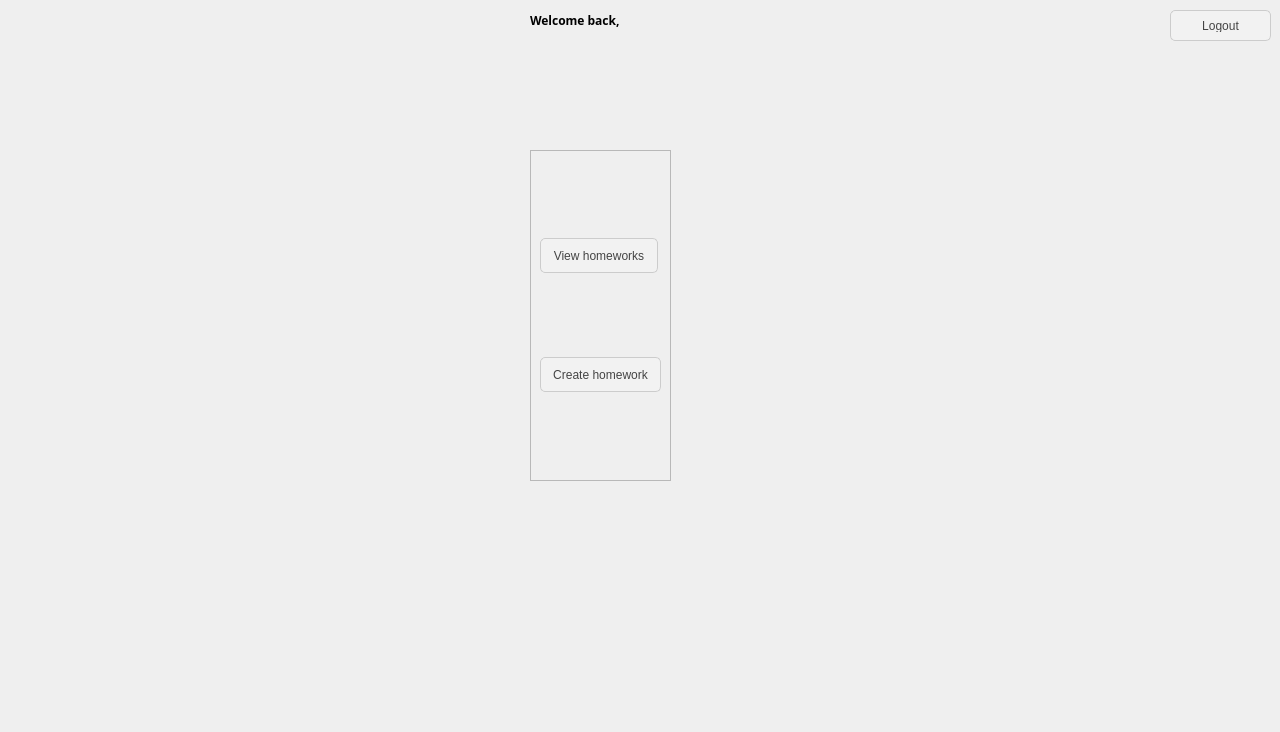
<?xml version="1.0" encoding="UTF-8"?>
<ui version="4.0">
 <class>afterloginprofessor</class>
 <widget class="QMainWindow" name="afterloginprofessor">
  <property name="geometry">
   <rect>
    <x>0</x>
    <y>0</y>
    <width>1280</width>
    <height>732</height>
   </rect>
  </property>
  <property name="windowTitle">
   <string>MainWindow</string>
  </property>
  <widget class="QWidget" name="centralwidget">
   <widget class="QLabel" name="label">
    <property name="geometry">
     <rect>
      <x>0</x>
      <y>-10</y>
      <width>1321</width>
      <height>731</height>
     </rect>
    </property>
    <property name="styleSheet">
     <string notr="true">background-image: url(D:/Teme Proiecte/POO PROIECT/background.png);</string>
    </property>
    <property name="text">
     <string/>
    </property>
   </widget>
   <widget class="QToolButton" name="logoutButton">
    <property name="geometry">
     <rect>
      <x>1170</x>
      <y>10</y>
      <width>101</width>
      <height>31</height>
     </rect>
    </property>
    <property name="styleSheet">
     <string notr="true">QToolButton {
    font-family: &quot;Helvetica Neue&quot;, Helvetica, Arial, sans-serif;
    font-size: 12px;
    color: #444444;
    border-radius: 5px;
    padding: 8px;
    border: 1px solid #cccccc;
    background-color: #f2f2f2;
}

QToolButton::drop-down {
    subcontrol-origin: padding;
    subcontrol-position: top right;
    width: 20px;
    border-left-width: 1px;
    border-left-color: #cccccc;
    border-left-style: solid;
    border-top-right-radius: 5px;
    border-bottom-right-radius: 5px;
    background-color: #ffcc99;
}

QToolButton::down-arrow {
    image: url(path/to/down-arrow.png);
    width: 12px;
    height: 12px;
}
QToolButton:hover {
    background-color: #cccccc;
}

QToolButton:pressed {
    background-color: #999999;
}</string>
    </property>
    <property name="text">
     <string>Logout</string>
    </property>
   </widget>
   <widget class="QFrame" name="frame">
    <property name="geometry">
     <rect>
      <x>530</x>
      <y>150</y>
      <width>141</width>
      <height>331</height>
     </rect>
    </property>
    <property name="styleSheet">
     <string notr="true">QPushButton {
    font-family: &quot;Helvetica Neue&quot;, Helvetica, Arial, sans-serif;
    font-size: 12px;
    color: #444444;
    border-radius: 5px;
    padding: 8px;
    border: 1px solid #cccccc;
    background-color: #f2f2f2;
}

QPushButton::drop-down {
    subcontrol-origin: padding;
    subcontrol-position: top right;
    width: 20px;
    border-left-width: 1px;
    border-left-color: #cccccc;
    border-left-style: solid;
    border-top-right-radius: 5px;
    border-bottom-right-radius: 5px;
    background-color: #ffcc99;
}

QPushButton::down-arrow {
    image: url(path/to/down-arrow.png);
    width: 12px;
    height: 12px;
}
QPushButton:hover {
    background-color: #cccccc;
}

QPushButton:pressed {
    background-color: #999999;
}</string>
    </property>
    <property name="frameShape">
     <enum>QFrame::StyledPanel</enum>
    </property>
    <property name="frameShadow">
     <enum>QFrame::Raised</enum>
    </property>
    <layout class="QVBoxLayout" name="verticalLayout">
     <item>
      <widget class="QToolButton" name="viewButton">
       <property name="styleSheet">
        <string notr="true">QToolButton {
    font-family: &quot;Helvetica Neue&quot;, Helvetica, Arial, sans-serif;
    font-size: 12px;
    color: #444444;
    border-radius: 5px;
    padding: 8px;
    border: 1px solid #cccccc;
    background-color: #f2f2f2;
}

QToolButton::drop-down {
    subcontrol-origin: padding;
    subcontrol-position: top right;
    width: 20px;
    border-left-width: 1px;
    border-left-color: #cccccc;
    border-left-style: solid;
    border-top-right-radius: 5px;
    border-bottom-right-radius: 5px;
    background-color: #ffcc99;
}

QToolButton::down-arrow {
    image: url(path/to/down-arrow.png);
    width: 12px;
    height: 12px;
}
QToolButton:hover {
    background-color: #cccccc;
}

QToolButton:pressed {
    background-color: #999999;
}</string>
       </property>
       <property name="text">
        <string>View homeworks</string>
       </property>
      </widget>
     </item>
     <item>
      <widget class="QToolButton" name="createButton">
       <property name="styleSheet">
        <string notr="true">QToolButton {
    font-family: &quot;Helvetica Neue&quot;, Helvetica, Arial, sans-serif;
    font-size: 12px;
    color: #444444;
    border-radius: 5px;
    padding: 8px;
    border: 1px solid #cccccc;
    background-color: #f2f2f2;
}

QToolButton::drop-down {
    subcontrol-origin: padding;
    subcontrol-position: top right;
    width: 20px;
    border-left-width: 1px;
    border-left-color: #cccccc;
    border-left-style: solid;
    border-top-right-radius: 5px;
    border-bottom-right-radius: 5px;
    background-color: #ffcc99;
}

QToolButton::down-arrow {
    image: url(path/to/down-arrow.png);
    width: 12px;
    height: 12px;
}
QToolButton:hover {
    background-color: #cccccc;
}

QToolButton:pressed {
    background-color: #999999;
}</string>
       </property>
       <property name="text">
        <string>Create homework</string>
       </property>
      </widget>
     </item>
    </layout>
   </widget>
   <widget class="QLabel" name="condetailslabel">
    <property name="geometry">
     <rect>
      <x>0</x>
      <y>0</y>
      <width>211</width>
      <height>21</height>
     </rect>
    </property>
    <property name="text">
     <string/>
    </property>
   </widget>
   <widget class="QLabel" name="welcomeLabel">
    <property name="geometry">
     <rect>
      <x>530</x>
      <y>10</y>
      <width>311</width>
      <height>21</height>
     </rect>
    </property>
    <property name="font">
     <font>
      <family>Segoe UI Black</family>
      <bold>true</bold>
     </font>
    </property>
    <property name="styleSheet">
     <string notr="true">QLineEdit{ border: 2px solid gray; border-radius: 10px}

              QPushButton{ background-color: lightblue; border: none; 
                           border-radius: 10px; font: bold }


#button1 { 
  background-color: lightgreen;
}

#textbox1{
  border: 3px solid red;
}
</string>
    </property>
    <property name="text">
     <string>Welcome back, </string>
    </property>
   </widget>
   <zorder>label</zorder>
   <zorder>frame</zorder>
   <zorder>logoutButton</zorder>
   <zorder>condetailslabel</zorder>
   <zorder>welcomeLabel</zorder>
  </widget>
 </widget>
 <resources/>
 <connections/>
</ui>
